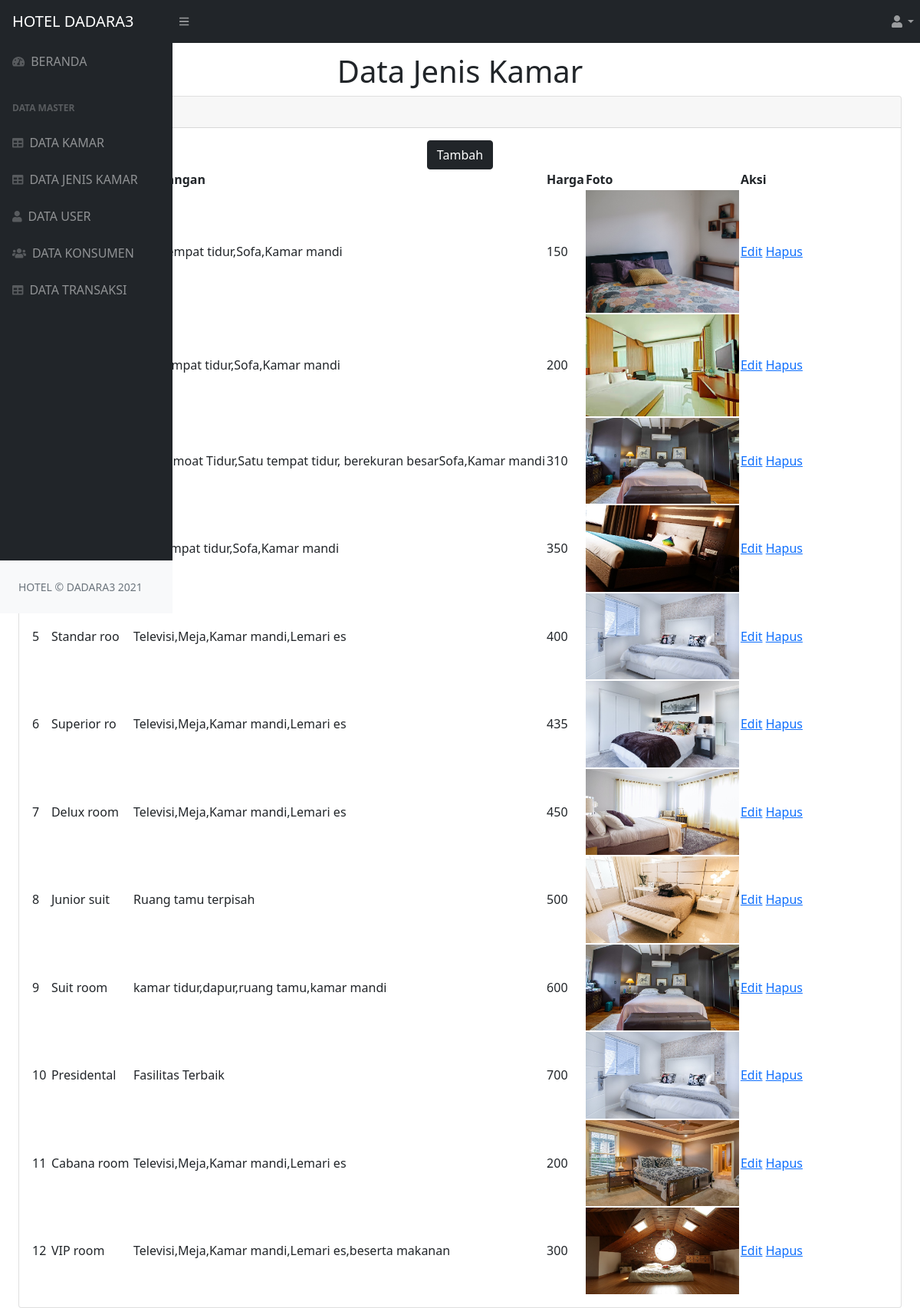
/index.php/jenis, run on the app's committed database.
### tables this page shows
CREATE TABLE `tbl_jenis_kamar` (
  `id_jenis` int(11) NOT NULL,
  `kamar` varchar(11) NOT NULL,
  `keterangan` text NOT NULL,
  `harga` int(11) NOT NULL,
  `foto` varchar(100) NOT NULL
);

### application/controllers/Jenis.php (called while the page is built, shortened)
<?php
    class Jenis extends CI_Controller{
        function index(){
            $this->load->model('M_jenis');
            $data['jeniskamar'] = $this->M_jenis->tampil_data()->result();
            $this->load->view('partisi/head');
            $this->load->view('partisi/body');
            $this->load->view('partisi/navigasi');
            $this->load->view('partisi/footer');
            $this->load->view('partisi/js');
            $this->load->view('jenis/jenis_kamar_v', $data);
        }
}
?>

### index.php (called while the page is built, shortened)
<?php
require_once BASEPATH.'core/CodeIgniter.php';

### application/models/M_jenis.php (called while the page is built, shortened)
<?php
    class M_jenis extends CI_Model{
            function tampil_data(){
            return $this->db->get('tbl_jenis_kamar');
            }
    }
?>

### application/views/jenis/jenis_kamar_v.php (the view, shortened to what this page needs)
<div class="container">
            <div class="sb-sidenav-footer">
                    <div class="small">Logged in as:</div>
                    </div>
            </div>
            <div id="layoutSidenav_content">
            <main>
                    <div class="container-fluid px-4">
                        <h1 class="mt-4" align="center">Data Jenis Kamar</h1>
                        <div class="card mb-4">
                            <div class="card-header">
                            </div>
                            <div class="card-body">
                                <table id="datatablesSimple">
                                    <thead>
                                        <center><a href="<?= base_url('jenis/tambah_data') ?>"><button class="btn btn-dark">Tambah</button</a></center>
                                        <tr>
                                            <th>No</th>
                                            <th>Nama Kamar</th>
                                            <th>Keterangan</th>
                                            <th>Harga</th>
                                            <th>Foto</th>
                                            <th>Aksi</th>
                                        </tr>
                                    </thead>
                                    <tbody>
                                         <?php $no = 1;
                                            foreach($jeniskamar as $jk) {?>
                                        <tr>
                                            <td><?= $no ?></td>
                                            <td><?= $jk->kamar?></td>
                                            <td><?= $jk->keterangan ?></td>
                                            <td><?= $jk->harga ?></td>
                                            <td><img src="<?= base_url('assets/img/').$jk->foto;?>" width="200px"></td>
                                            <td>
                                                <a href="<?= base_url('jenis/edit/'.$jk->id_jenis) ?>" align='center'>Edit</a>
                                                <a href="<?= base_url('jenis/hapus/'.$jk->id_jenis) ?>" align='center'>Hapus</a>
                                            </td>
                                        </tr>
                                        <?php $no++; } ?>
                                    </tbody>
                                </table>
                            </div>
                        </div>
                    </div>
                </main>
</div>

### application/views/partisi/head.php (shortened to what this page needs)
<!DOCTYPE html>
<html lang="en">
    <head>
        <link href="https://cdn.jsdelivr.net/npm/simple-datatables@latest/dist/style.css" rel="stylesheet" />
        <link href="<?= base_url('assets/back-end/')?>css/styles.css" rel="stylesheet" />
    </head>

### application/views/partisi/body.php (shortened to what this page needs)
<body class="sb-nav-fixed">
    <nav class="sb-topnav navbar navbar-expand navbar-dark bg-dark">
         <a class="navbar-brand ps-3" href="">HOTEL DADARA3</a>
        <button class="btn btn-link btn-sm order-1 order-lg-0 me-4 me-lg-0" id="sidebarToggle" href="#!"><i class="fas fa-bars"></i></button>
        <ul class="navbar-nav ms-auto ms-md-7 me-6 me-lg-8">
            <li class="nav-item dropdown">
                <a class="nav-link dropdown-toggle" id="navbarDropdown" href="#" role="button" data-bs-toggle="dropdown" aria-expanded="false"><i class="fas fa-user fa-fw"></i></a>
            </li>
        </ul>
    </nav>

### application/views/partisi/navigasi.php
<div id="layoutSidenav">
            <div id="layoutSidenav_nav">
                <nav class="sb-sidenav accordion sb-sidenav-dark" id="sidenavAccordion">
                    <div class="sb-sidenav-menu">
                        <div class="nav">
                            <a class="nav-link" href="<?= base_url('admin/')?>">
                                <div class="sb-nav-link-icon"><i class="fas fa-tachometer-alt"></i></div>
                                BERANDA
                            </a>
                            <div class="sb-sidenav-menu-heading">Data Master</div>
                            <a class="nav-link" href="<?= base_url('kamar/')?>">
                                <div class="sb-nav-link-icon"><i class="fas fa-table"></i></div>
                                DATA KAMAR
                            </a>
                            <a class="nav-link" href="<?= base_url('jenis/')?>">
                                <div class="sb-nav-link-icon"><i class="fas fa-table"></i></div>
                                DATA JENIS KAMAR
                            </a>
                            <a class="nav-link" href="<?= base_url('user/')?>">
                                <div class="sb-nav-link-icon"><i class="fas fa-user"></i></div>
                                DATA USER
                            </a>
                            <a class="nav-link" href="<?= base_url('konsumen/')?>">
                                <div class="sb-nav-link-icon"><i class="fas fa-users"></i></div>
                                DATA KONSUMEN
                            </a>
                            <a class="nav-link" href="<?= base_url('Transaksi/')?>">
                                <div class="sb-nav-link-icon"><i class="fas fa-table"></i></div>
                                DATA TRANSAKSI
                            </a>
                        </div>
                    </div>

### application/views/partisi/footer.php
<footer class="py-4 bg-light mt-auto">
    <div class="container-fluid px-4">
        <div class="d-flex align-items-center justify-content-between small">
            <center><div class="text-muted">HOTEL &copy; DADARA3 2021</div></center>
        </div>
    </div>
</footer>

### application/views/partisi/js.php (shortened to what this page needs)
    </div>
        </div>
    </body>
</html>

### data on the page
tbl_jenis_kamar: keterangan "Satu tempat tidur,Sofa,Kamar mandi", harga "150", foto (picture)
tbl_jenis_kamar: keterangan "Dua tempat tidur,Sofa,Kamar mandi", harga "200", foto (picture)
tbl_jenis_kamar: keterangan "Dua Temoat Tidur,Satu tempat tidur, berekuran besarSofa,Kamar mandi", harga "310", foto (picture)
tbl_jenis_kamar: keterangan "tiga tempat tidur,Sofa,Kamar mandi", harga "350", foto (picture)
tbl_jenis_kamar: kamar "Standar roo", keterangan "Televisi,Meja,Kamar mandi,Lemari es", harga "400", foto (picture)
tbl_jenis_kamar: kamar "Superior ro", keterangan "Televisi,Meja,Kamar mandi,Lemari es", harga "435", foto (picture)
tbl_jenis_kamar: kamar "Delux room", keterangan "Televisi,Meja,Kamar mandi,Lemari es", harga "450", foto (picture)
tbl_jenis_kamar: kamar "Junior suit", keterangan "Ruang tamu terpisah", harga "500", foto (picture)
tbl_jenis_kamar: kamar "Suit room", keterangan "kamar tidur,dapur,ruang tamu,kamar mandi", harga "600", foto (picture)
tbl_jenis_kamar: kamar "Presidental", keterangan "Fasilitas Terbaik", harga "700", foto (picture)
tbl_jenis_kamar: kamar "Cabana room", keterangan "Televisi,Meja,Kamar mandi,Lemari es", harga "200", foto (picture)
tbl_jenis_kamar: kamar "VIP room", keterangan "Televisi,Meja,Kamar mandi,Lemari es,beserta makanan", harga "300", foto (picture)
